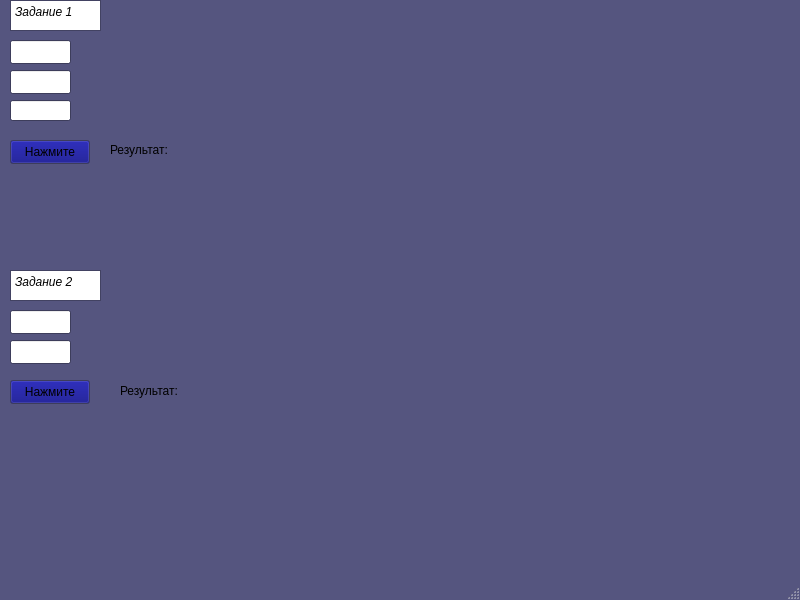
<?xml version="1.0" encoding="UTF-8"?>
<ui version="4.0">
 <class>MainWindow</class>
 <widget class="QMainWindow" name="MainWindow">
  <property name="geometry">
   <rect>
    <x>0</x>
    <y>0</y>
    <width>800</width>
    <height>600</height>
   </rect>
  </property>
  <property name="palette">
   <palette>
    <active>
     <colorrole role="Window">
      <brush brushstyle="SolidPattern">
       <color alpha="255">
        <red>85</red>
        <green>85</green>
        <blue>127</blue>
       </color>
      </brush>
     </colorrole>
    </active>
    <inactive>
     <colorrole role="Window">
      <brush brushstyle="SolidPattern">
       <color alpha="255">
        <red>85</red>
        <green>85</green>
        <blue>127</blue>
       </color>
      </brush>
     </colorrole>
    </inactive>
    <disabled>
     <colorrole role="Base">
      <brush brushstyle="SolidPattern">
       <color alpha="255">
        <red>85</red>
        <green>85</green>
        <blue>127</blue>
       </color>
      </brush>
     </colorrole>
     <colorrole role="Window">
      <brush brushstyle="SolidPattern">
       <color alpha="255">
        <red>85</red>
        <green>85</green>
        <blue>127</blue>
       </color>
      </brush>
     </colorrole>
    </disabled>
   </palette>
  </property>
  <property name="windowTitle">
   <string>MainWindow</string>
  </property>
  <widget class="QWidget" name="centralwidget">
   <widget class="QLineEdit" name="lineEdit_1">
    <property name="geometry">
     <rect>
      <x>10</x>
      <y>70</y>
      <width>61</width>
      <height>24</height>
     </rect>
    </property>
    <property name="text">
     <string/>
    </property>
   </widget>
   <widget class="QLineEdit" name="lineEdit_2">
    <property name="geometry">
     <rect>
      <x>10</x>
      <y>100</y>
      <width>61</width>
      <height>21</height>
     </rect>
    </property>
    <property name="text">
     <string/>
    </property>
   </widget>
   <widget class="QLineEdit" name="lineEdit_3">
    <property name="geometry">
     <rect>
      <x>10</x>
      <y>40</y>
      <width>61</width>
      <height>24</height>
     </rect>
    </property>
    <property name="palette">
     <palette>
      <active>
       <colorrole role="Button">
        <brush brushstyle="SolidPattern">
         <color alpha="255">
          <red>170</red>
          <green>170</green>
          <blue>255</blue>
         </color>
        </brush>
       </colorrole>
       <colorrole role="Light">
        <brush brushstyle="SolidPattern">
         <color alpha="255">
          <red>170</red>
          <green>170</green>
          <blue>255</blue>
         </color>
        </brush>
       </colorrole>
      </active>
      <inactive>
       <colorrole role="Button">
        <brush brushstyle="SolidPattern">
         <color alpha="255">
          <red>170</red>
          <green>170</green>
          <blue>255</blue>
         </color>
        </brush>
       </colorrole>
       <colorrole role="Light">
        <brush brushstyle="SolidPattern">
         <color alpha="255">
          <red>170</red>
          <green>170</green>
          <blue>255</blue>
         </color>
        </brush>
       </colorrole>
      </inactive>
      <disabled>
       <colorrole role="Button">
        <brush brushstyle="SolidPattern">
         <color alpha="255">
          <red>170</red>
          <green>170</green>
          <blue>255</blue>
         </color>
        </brush>
       </colorrole>
       <colorrole role="Light">
        <brush brushstyle="SolidPattern">
         <color alpha="255">
          <red>170</red>
          <green>170</green>
          <blue>255</blue>
         </color>
        </brush>
       </colorrole>
      </disabled>
     </palette>
    </property>
    <property name="text">
     <string/>
    </property>
   </widget>
   <widget class="QLineEdit" name="lineEdit_A">
    <property name="geometry">
     <rect>
      <x>10</x>
      <y>310</y>
      <width>61</width>
      <height>24</height>
     </rect>
    </property>
    <property name="text">
     <string/>
    </property>
   </widget>
   <widget class="QLineEdit" name="lineEdit_B">
    <property name="geometry">
     <rect>
      <x>10</x>
      <y>340</y>
      <width>61</width>
      <height>24</height>
     </rect>
    </property>
    <property name="text">
     <string/>
    </property>
   </widget>
   <widget class="QPushButton" name="pushButton_1">
    <property name="geometry">
     <rect>
      <x>10</x>
      <y>140</y>
      <width>80</width>
      <height>24</height>
     </rect>
    </property>
    <property name="palette">
     <palette>
      <active>
       <colorrole role="Button">
        <brush brushstyle="SolidPattern">
         <color alpha="255">
          <red>0</red>
          <green>0</green>
          <blue>127</blue>
         </color>
        </brush>
       </colorrole>
      </active>
      <inactive>
       <colorrole role="Button">
        <brush brushstyle="SolidPattern">
         <color alpha="255">
          <red>0</red>
          <green>0</green>
          <blue>127</blue>
         </color>
        </brush>
       </colorrole>
      </inactive>
      <disabled>
       <colorrole role="Button">
        <brush brushstyle="SolidPattern">
         <color alpha="255">
          <red>0</red>
          <green>0</green>
          <blue>127</blue>
         </color>
        </brush>
       </colorrole>
      </disabled>
     </palette>
    </property>
    <property name="text">
     <string>Нажмите</string>
    </property>
   </widget>
   <widget class="QPushButton" name="pushButton_2">
    <property name="geometry">
     <rect>
      <x>10</x>
      <y>380</y>
      <width>80</width>
      <height>24</height>
     </rect>
    </property>
    <property name="palette">
     <palette>
      <active>
       <colorrole role="Button">
        <brush brushstyle="SolidPattern">
         <color alpha="255">
          <red>0</red>
          <green>0</green>
          <blue>127</blue>
         </color>
        </brush>
       </colorrole>
      </active>
      <inactive>
       <colorrole role="Button">
        <brush brushstyle="SolidPattern">
         <color alpha="255">
          <red>0</red>
          <green>0</green>
          <blue>127</blue>
         </color>
        </brush>
       </colorrole>
      </inactive>
      <disabled>
       <colorrole role="Button">
        <brush brushstyle="SolidPattern">
         <color alpha="255">
          <red>0</red>
          <green>0</green>
          <blue>127</blue>
         </color>
        </brush>
       </colorrole>
      </disabled>
     </palette>
    </property>
    <property name="text">
     <string>Нажмите</string>
    </property>
   </widget>
   <widget class="QLabel" name="label_1">
    <property name="geometry">
     <rect>
      <x>110</x>
      <y>140</y>
      <width>141</width>
      <height>20</height>
     </rect>
    </property>
    <property name="palette">
     <palette>
      <active>
       <colorrole role="PlaceholderText">
        <brush brushstyle="SolidPattern">
         <color alpha="128">
          <red>255</red>
          <green>255</green>
          <blue>255</blue>
         </color>
        </brush>
       </colorrole>
      </active>
      <inactive>
       <colorrole role="PlaceholderText">
        <brush brushstyle="SolidPattern">
         <color alpha="128">
          <red>255</red>
          <green>255</green>
          <blue>255</blue>
         </color>
        </brush>
       </colorrole>
      </inactive>
      <disabled>
       <colorrole role="PlaceholderText">
        <brush brushstyle="SolidPattern">
         <color alpha="128">
          <red>255</red>
          <green>255</green>
          <blue>255</blue>
         </color>
        </brush>
       </colorrole>
      </disabled>
     </palette>
    </property>
    <property name="text">
     <string>Результат:</string>
    </property>
   </widget>
   <widget class="QLabel" name="label_2">
    <property name="geometry">
     <rect>
      <x>120</x>
      <y>380</y>
      <width>141</width>
      <height>21</height>
     </rect>
    </property>
    <property name="text">
     <string>Результат:</string>
    </property>
   </widget>
   <widget class="QTextEdit" name="textEdit">
    <property name="geometry">
     <rect>
      <x>10</x>
      <y>0</y>
      <width>91</width>
      <height>31</height>
     </rect>
    </property>
    <property name="palette">
     <palette>
      <active>
       <colorrole role="Button">
        <brush brushstyle="SolidPattern">
         <color alpha="255">
          <red>170</red>
          <green>170</green>
          <blue>255</blue>
         </color>
        </brush>
       </colorrole>
       <colorrole role="BrightText">
        <brush brushstyle="SolidPattern">
         <color alpha="255">
          <red>170</red>
          <green>170</green>
          <blue>255</blue>
         </color>
        </brush>
       </colorrole>
      </active>
      <inactive>
       <colorrole role="Button">
        <brush brushstyle="SolidPattern">
         <color alpha="255">
          <red>170</red>
          <green>170</green>
          <blue>255</blue>
         </color>
        </brush>
       </colorrole>
       <colorrole role="BrightText">
        <brush brushstyle="SolidPattern">
         <color alpha="255">
          <red>170</red>
          <green>170</green>
          <blue>255</blue>
         </color>
        </brush>
       </colorrole>
      </inactive>
      <disabled>
       <colorrole role="Button">
        <brush brushstyle="SolidPattern">
         <color alpha="255">
          <red>170</red>
          <green>170</green>
          <blue>255</blue>
         </color>
        </brush>
       </colorrole>
       <colorrole role="BrightText">
        <brush brushstyle="SolidPattern">
         <color alpha="255">
          <red>170</red>
          <green>170</green>
          <blue>255</blue>
         </color>
        </brush>
       </colorrole>
      </disabled>
     </palette>
    </property>
    <property name="html">
     <string>&lt;!DOCTYPE HTML PUBLIC &quot;-//W3C//DTD HTML 4.0//EN&quot; &quot;http://www.w3.org/TR/REC-html40/strict.dtd&quot;&gt;
&lt;html&gt;&lt;head&gt;&lt;meta name=&quot;qrichtext&quot; content=&quot;1&quot; /&gt;&lt;meta charset=&quot;utf-8&quot; /&gt;&lt;style type=&quot;text/css&quot;&gt;
p, li { white-space: pre-wrap; }
hr { height: 1px; border-width: 0; }
li.unchecked::marker { content: &quot;\2610&quot;; }
li.checked::marker { content: &quot;\2612&quot;; }
&lt;/style&gt;&lt;/head&gt;&lt;body style=&quot; font-family:'Segoe UI'; font-size:9pt; font-weight:400; font-style:normal;&quot;&gt;
&lt;p align=&quot;justify&quot; style=&quot; margin-top:0px; margin-bottom:0px; margin-left:0px; margin-right:0px; -qt-block-indent:0; text-indent:0px;&quot;&gt;&lt;span style=&quot; font-style:italic;&quot;&gt;Задание 1&lt;/span&gt;&lt;/p&gt;&lt;/body&gt;&lt;/html&gt;</string>
    </property>
   </widget>
   <widget class="QTextEdit" name="textEdit_2">
    <property name="geometry">
     <rect>
      <x>10</x>
      <y>270</y>
      <width>91</width>
      <height>31</height>
     </rect>
    </property>
    <property name="html">
     <string>&lt;!DOCTYPE HTML PUBLIC &quot;-//W3C//DTD HTML 4.0//EN&quot; &quot;http://www.w3.org/TR/REC-html40/strict.dtd&quot;&gt;
&lt;html&gt;&lt;head&gt;&lt;meta name=&quot;qrichtext&quot; content=&quot;1&quot; /&gt;&lt;meta charset=&quot;utf-8&quot; /&gt;&lt;style type=&quot;text/css&quot;&gt;
p, li { white-space: pre-wrap; }
hr { height: 1px; border-width: 0; }
li.unchecked::marker { content: &quot;\2610&quot;; }
li.checked::marker { content: &quot;\2612&quot;; }
&lt;/style&gt;&lt;/head&gt;&lt;body style=&quot; font-family:'Segoe UI'; font-size:9pt; font-weight:400; font-style:normal;&quot;&gt;
&lt;p align=&quot;justify&quot; style=&quot; margin-top:0px; margin-bottom:0px; margin-left:0px; margin-right:0px; -qt-block-indent:0; text-indent:0px;&quot;&gt;&lt;span style=&quot; font-style:italic;&quot;&gt;Задание 2&lt;/span&gt;&lt;/p&gt;&lt;/body&gt;&lt;/html&gt;</string>
    </property>
   </widget>
  </widget>
  <widget class="QMenuBar" name="menubar">
   <property name="geometry">
    <rect>
     <x>0</x>
     <y>0</y>
     <width>800</width>
     <height>21</height>
    </rect>
   </property>
  </widget>
  <widget class="QStatusBar" name="statusbar"/>
 </widget>
 <resources/>
 <connections/>
</ui>
